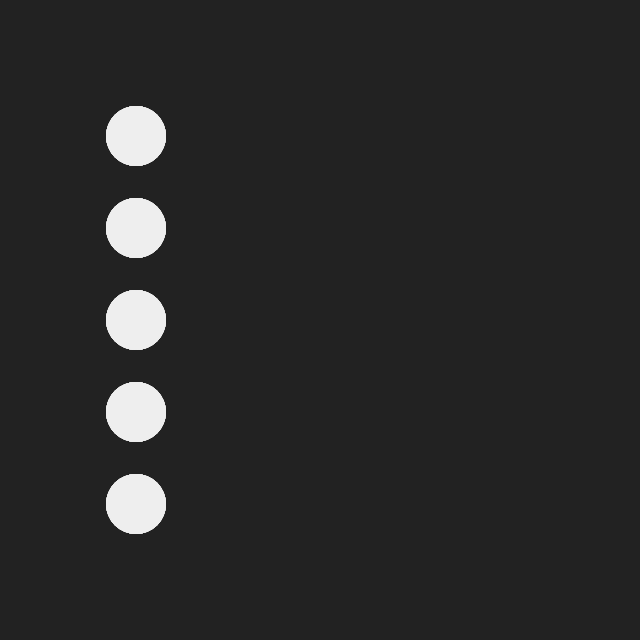
Frame 1 (no input)
Frame 60 (no input): identical to frame 1, image omitted
Frame 120 (the mouse pressed at the canvas centre since frame 60): identical to frame 1, image omitted

The p5.js sketch that drew this single still picture (run headless with seeded random() and noise() and a simulated clock; from frame 60 on, the mouse is pressed at the canvas centre):

// p5.js sketch
// ── sketch.js
/*
 * "Many Moons"
 * Originaly part of my #100DaysOfGenerativeArt project
 * https://www.instagram.com/p/BD6EUOXBBCp
 */

//== animation timing ==
var framesPerSecond = 30;
var numFrames = 2*30; // 2 seconds

//== animation tuning params ==
var backColor = "#222222";
var foreColor = "#eeeeee";
var rad = 60.0;
var space = 32.0;
var thick = 3.0;
var count = 5;

function setup() {
  createCanvas(640, 640);
  frameRate(framesPerSecond);

  noStroke();
  smooth();
}

function draw() {
  background(backColor);

  translate(width/2, height/2);
  var offset = space + rad;
  translate(-offset*(int)(count/2), -offset*(int)(count / 2.0));

  var step = rad/count;
  var off = rad-map(frameCount, 0, numFrames, 0, 2*rad);

  for (var i = 0; i < count; i++) {
    push();

    var off2 = off;
    for (var j = 0; j < count; j++) {
      // back
      noStroke();
      fill(foreColor);
      ellipse(0, 0, rad, rad);

/*
      // inner
      fill(backColor);
      var of = off2;
      while (of < -rad)
        of += rad*2;
      var reduce = map(of, 0, -rad, 0, PI/2.0);
      arc(of, 0, rad, rad, -PI+reduce, PI-reduce);
      if (of < 0)
        ellipse(of, 0, of+rad, of+rad);

      // outline
      stroke(foreColor);
      strokeWeight(thick);
      noFill();
      ellipse(0, 0, rad, rad);

      translate(offset, 0);
      off2 -= step;
      */
    }
    pop();
    translate(0, offset);
    off -= step;
  }
}
